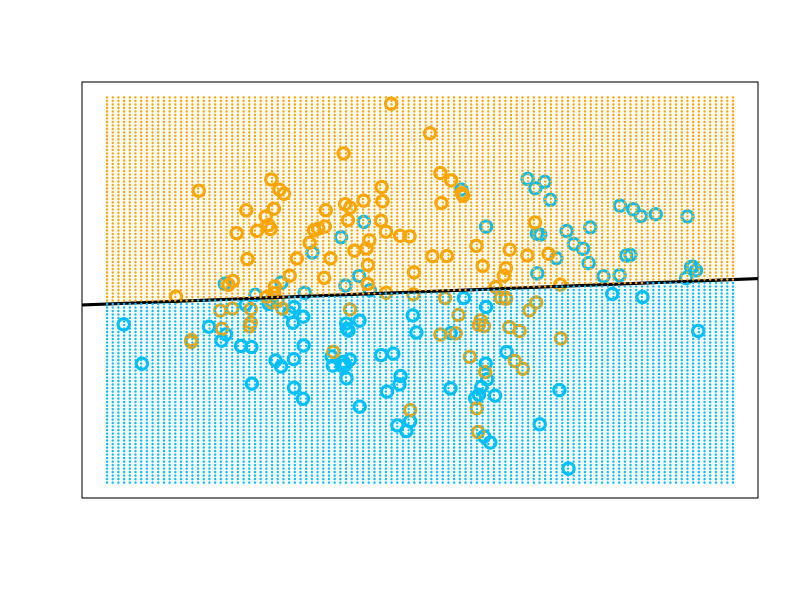

Write R code to recreate this figure.
# Following is the R code for STATS 790 Homework 1 Question 2
# Reproduce a figure from ESL Chapter 2
# The chosen figure is figure 2.1.

library(MASS) # multivariate normal random sample generator
library(dplyr)

set.seed(400119421)

# Generate 10 means from multivariate normal distribution
# for blue and orange respectively
blue <- mvrnorm(n=10,mu=c(1,0),Sigma=matrix(c(1, 0, 0, 1), ncol=2))
orange <- mvrnorm(n=10,mu=c(0,1),Sigma=matrix(c(1, 0, 0, 1), ncol=2))

# Draw 100 samples from the list above with probability 1/10
# The idea here is to draw 100 samples from the index, and obtain samples from
# blue/orange using the 100 index.
blue_sample <- sample(nrow(blue), 100, replace=TRUE, prob=rep(0.1, 10))
blue_means <- blue[blue_sample, ]

orange_sample <- sample(nrow(orange), 100, replace=TRUE, prob=rep(0.1, 10))
orange_means <- orange[orange_sample, ]

# Generate observations for blue and orange using the means sampled above
blue_obs <- matrix(ncol=2, nrow=100) # to store the observations from blue means
for (i in 1:100){
  blue_obs[i,] <- mvrnorm(n=1, mu=blue_means[i,], 
                          Sigma=matrix(c(1/5, 0, 0, 1/5), ncol=2))
} # for each pair of means, generate one pair of multivariate normal random sample

# same idea for orange observations
orange_obs <- matrix(ncol=2, nrow=100)
for (i in 1:100){
  orange_obs[i,] <- mvrnorm(n=1, mu=orange_means[i,], 
                            Sigma=matrix(c(1/5, 0, 0, 1/5), ncol=2))
}

# Create dataset by combining blue and orange observations
# Transfer into data frame type to fit linear model
blue_orange <- as.data.frame(rbind(blue_obs, orange_obs))

# Linear regression
linear_model <- lm(V2 ~ V1, data=blue_orange)

b0 <- linear_model$coefficients[1] # the coefficient beta_0
b1 <- linear_model$coefficients[2] # the coefficient beta_1

# Fitted linear regression function
linear <- function(x) b0+b1*x

# Generate the background dots in the figure
x <- seq(from = -1.5, to = 4, by = 0.05)
y <- seq(from = -2, to = 3.5, by = 0.05)
background <- expand.grid(x,y) # entire background
y_hat <- linear(x) # filter for the linear regression line

blue_pt <- background %>% filter(Var2 < y_hat) 
orange_pt <- background %>% filter(Var2 > y_hat)

# Figure
plot(blue_obs, col='deepskyblue', xlim = c(-1.5,4), ylim = c(-2,3.5), 
     xlab='', ylab='', lwd=3, cex = 1.5, xaxt='n', yaxt='n')
points(orange_obs, col='orange', lwd = 3, cex = 1.5)
abline(linear_model, col = 'black', lwd = 3)
points(orange_pt, col='orange', pch=20, cex = 0.3)
points(blue_pt, col='deepskyblue', pch=20, cex = 0.3)

# This assignment is awesome!